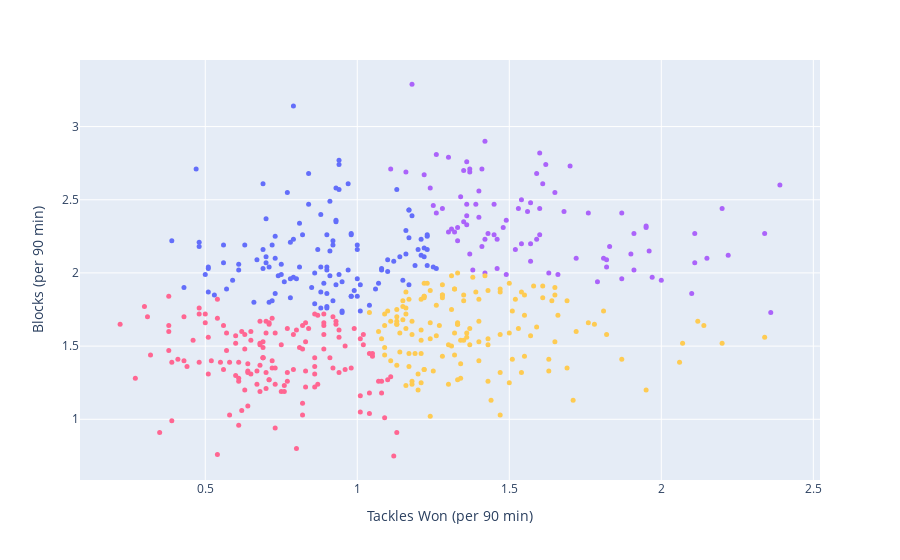

Notebook cell for this chart:
### Code cell
# let's plot the stats
fig = px.scatter(data_frame=defender_all,x='TklWon',y='Blocks',
                color=labels,hover_name='Player',
                hover_data=['Squad','Comp','Nation'],
                color_continuous_scale=px.colors.qualitative.Plotly,
                labels={
                    'TklWon':'Tackles Won (per 90 min)',
                    'Blocks':'Blocks (per 90 min)'
                })

fig.update_traces(marker={'size':5})
fig.update(layout_coloraxis_showscale=False)

fig.show()

### Figure 1 — Plotly figure (JSON) as saved in the notebook; plotly's stock layout.template omitted (floating-point values rounded to 4 significant figures; data arrays with more than 128 entries replaced by an {"elided": "..."} marker saying what was removed)
{"data": [{"customdata": {"elided": "498x3 str values"}, "hovertemplate": "<b>%{hovertext}</b><br><br>Tackles Won (per 90 min)=%{x}<br>Blocks (per 90 min)=%{y}<br>Squad=%{customdata[0]}<br>Comp=%{customdata[1]}<br>Nation=%{customdata[2]}<br>color=%{marker.color}<extra></extra>", "hovertext": {"elided": "498 str values"}, "legendgroup": "", "marker": {"color": {"elided": "498 int values"}, "coloraxis": "coloraxis", "size": 5, "symbol": "circle"}, "mode": "markers", "name": "", "orientation": "v", "showlegend": false, "type": "scatter", "x": {"elided": "498 float values"}, "xaxis": "x", "y": {"elided": "498 float values"}, "yaxis": "y"}], "layout": {"coloraxis": {"colorbar": {"title": {"text": "color"}}, "colorscale": [[0, "#636EFA"], [0.1111, "#EF553B"], [0.2222, "#00CC96"], [0.3333, "#AB63FA"], [0.4444, "#FFA15A"], [0.5556, "#19D3F3"], [0.6667, "#FF6692"], [0.7778, "#B6E880"], [0.8889, "#FF97FF"], [1, "#FECB52"]], "showscale": false}, "legend": {"tracegroupgap": 0}, "margin": {"t": 60}, "xaxis": {"anchor": "y", "domain": [0, 1], "title": {"text": "Tackles Won (per 90 min)"}}, "yaxis": {"anchor": "x", "domain": [0, 1], "title": {"text": "Blocks (per 90 min)"}}}}
